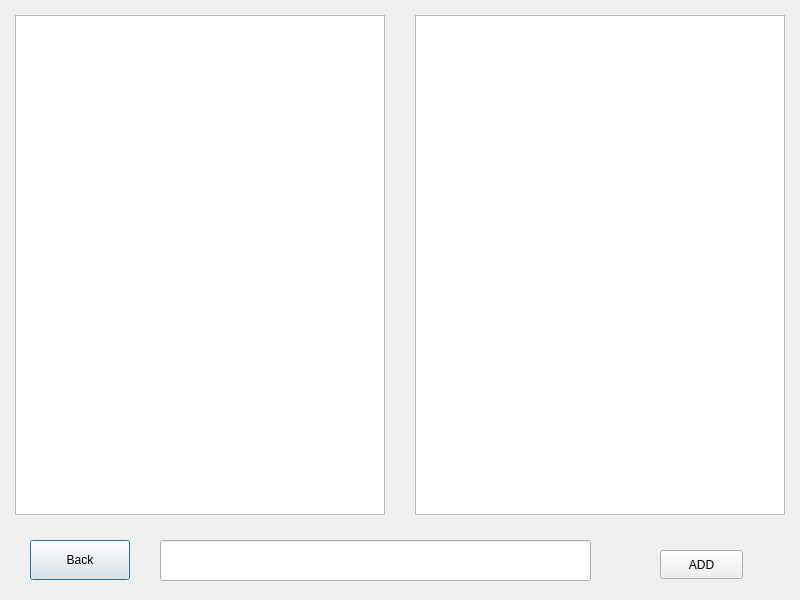
<?xml version="1.0" encoding="UTF-8"?>
<ui version="4.0">
 <class>NewList</class>
 <widget class="QDialog" name="NewList">
  <property name="geometry">
   <rect>
    <x>0</x>
    <y>0</y>
    <width>800</width>
    <height>600</height>
   </rect>
  </property>
  <property name="windowTitle">
   <string>Dialog</string>
  </property>
  <widget class="QTableView" name="tableViewAllMovies_new">
   <property name="geometry">
    <rect>
     <x>15</x>
     <y>15</y>
     <width>370</width>
     <height>500</height>
    </rect>
   </property>
  </widget>
  <widget class="QTableView" name="tableViewNewList_new">
   <property name="geometry">
    <rect>
     <x>415</x>
     <y>15</y>
     <width>370</width>
     <height>500</height>
    </rect>
   </property>
  </widget>
  <widget class="QLineEdit" name="lineEdit_new">
   <property name="geometry">
    <rect>
     <x>160</x>
     <y>540</y>
     <width>431</width>
     <height>41</height>
    </rect>
   </property>
  </widget>
  <widget class="QPushButton" name="buttonBack_new">
   <property name="geometry">
    <rect>
     <x>30</x>
     <y>540</y>
     <width>100</width>
     <height>40</height>
    </rect>
   </property>
   <property name="text">
    <string>Back</string>
   </property>
  </widget>
  <widget class="QPushButton" name="buttonAdd_new">
   <property name="geometry">
    <rect>
     <x>660</x>
     <y>550</y>
     <width>83</width>
     <height>29</height>
    </rect>
   </property>
   <property name="text">
    <string>ADD</string>
   </property>
  </widget>
 </widget>
 <resources/>
 <connections/>
</ui>
